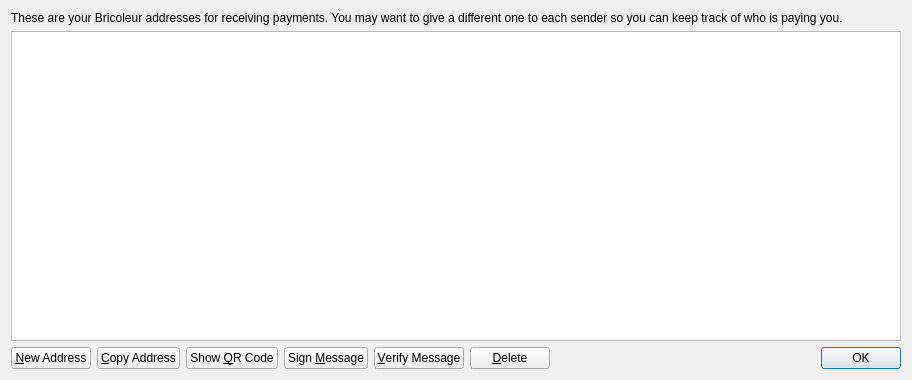
<?xml version="1.0" encoding="UTF-8"?>
<ui version="4.0">
 <class>AddressBookPage</class>
 <widget class="QWidget" name="AddressBookPage">
  <property name="geometry">
   <rect>
    <x>0</x>
    <y>0</y>
    <width>912</width>
    <height>380</height>
   </rect>
  </property>
  <property name="windowTitle">
   <string>Address Book</string>
  </property>
  <layout class="QVBoxLayout" name="verticalLayout">
   <item>
    <widget class="QLabel" name="labelExplanation">
     <property name="text">
      <string>These are your Bricoleur addresses for receiving payments. You may want to give a different one to each sender so you can keep track of who is paying you.</string>
     </property>
     <property name="textFormat">
      <enum>Qt::PlainText</enum>
     </property>
     <property name="wordWrap">
      <bool>true</bool>
     </property>
    </widget>
   </item>
   <item>
    <widget class="QTableView" name="tableView">
     <property name="contextMenuPolicy">
      <enum>Qt::CustomContextMenu</enum>
     </property>
     <property name="toolTip">
      <string>Double-click to edit address or label</string>
     </property>
     <property name="tabKeyNavigation">
      <bool>false</bool>
     </property>
     <property name="alternatingRowColors">
      <bool>true</bool>
     </property>
     <property name="selectionMode">
      <enum>QAbstractItemView::SingleSelection</enum>
     </property>
     <property name="selectionBehavior">
      <enum>QAbstractItemView::SelectRows</enum>
     </property>
     <property name="sortingEnabled">
      <bool>true</bool>
     </property>
     <attribute name="verticalHeaderVisible">
      <bool>false</bool>
     </attribute>
    </widget>
   </item>
   <item>
    <layout class="QHBoxLayout" name="horizontalLayout">
     <item>
      <widget class="QPushButton" name="newAddressButton">
       <property name="toolTip">
        <string>Create a new address</string>
       </property>
       <property name="text">
        <string>&amp;New Address</string>
       </property>
       <property name="icon">
        <iconset resource="../bitcoin.qrc">
         <normaloff>:/icons/add</normaloff>:/icons/add</iconset>
       </property>
      </widget>
     </item>
     <item>
      <widget class="QPushButton" name="copyToClipboard">
       <property name="toolTip">
        <string>Copy the currently selected address to the system clipboard</string>
       </property>
       <property name="text">
        <string>&amp;Copy Address</string>
       </property>
       <property name="icon">
        <iconset resource="../bitcoin.qrc">
         <normaloff>:/icons/editcopy</normaloff>:/icons/editcopy</iconset>
       </property>
      </widget>
     </item>
     <item>
      <widget class="QPushButton" name="showQRCode">
       <property name="text">
        <string>Show &amp;QR Code</string>
       </property>
       <property name="icon">
        <iconset resource="../bitcoin.qrc">
         <normaloff>:/icons/qrcode</normaloff>:/icons/qrcode</iconset>
       </property>
      </widget>
     </item>
     <item>
      <widget class="QPushButton" name="signMessage">
       <property name="toolTip">
        <string>Sign a message to prove you own a Bricoleur address</string>
       </property>
       <property name="text">
        <string>Sign &amp;Message</string>
       </property>
       <property name="icon">
        <iconset resource="../bitcoin.qrc">
         <normaloff>:/icons/edit</normaloff>:/icons/edit</iconset>
       </property>
      </widget>
     </item>
     <item>
      <widget class="QPushButton" name="verifyMessage">
       <property name="toolTip">
        <string>Verify a message to ensure it was signed with a specified Bricoleur address</string>
       </property>
       <property name="text">
        <string>&amp;Verify Message</string>
       </property>
       <property name="icon">
        <iconset resource="../bitcoin.qrc">
         <normaloff>:/icons/transaction_0</normaloff>:/icons/transaction_0</iconset>
       </property>
      </widget>
     </item>
     <item>
      <widget class="QPushButton" name="deleteButton">
       <property name="toolTip">
        <string>Delete the currently selected address from the list</string>
       </property>
       <property name="text">
        <string>&amp;Delete</string>
       </property>
       <property name="icon">
        <iconset resource="../bitcoin.qrc">
         <normaloff>:/icons/remove</normaloff>:/icons/remove</iconset>
       </property>
      </widget>
     </item>
     <item>
      <spacer name="horizontalSpacer">
       <property name="orientation">
        <enum>Qt::Horizontal</enum>
       </property>
       <property name="sizeHint" stdset="0">
        <size>
         <width>40</width>
         <height>20</height>
        </size>
       </property>
      </spacer>
     </item>
     <item>
      <widget class="QDialogButtonBox" name="buttonBox">
       <property name="sizePolicy">
        <sizepolicy hsizetype="Maximum" vsizetype="Fixed">
         <horstretch>0</horstretch>
         <verstretch>0</verstretch>
        </sizepolicy>
       </property>
       <property name="standardButtons">
        <set>QDialogButtonBox::Ok</set>
       </property>
      </widget>
     </item>
    </layout>
   </item>
  </layout>
 </widget>
 <resources>
  <include location="../bitcoin.qrc"/>
 </resources>
 <connections/>
</ui>
